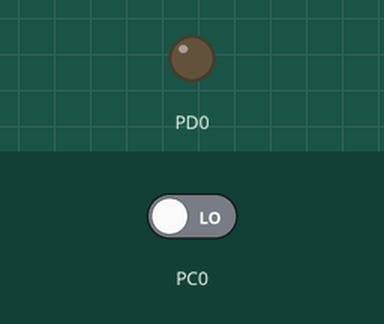
A program run on a simulated ATmega328P, built with avr-gcc and emulated at 8 MHz (the files do not name the chip). Shown: output pins drawn as LEDs (lit = HIGH). Inputs (shaded band) come from the test bench; at power-on: PC0 LOW.

Above: at 1.2 s.
1.3 s: PC0 driven HIGH
At 1.8 s:
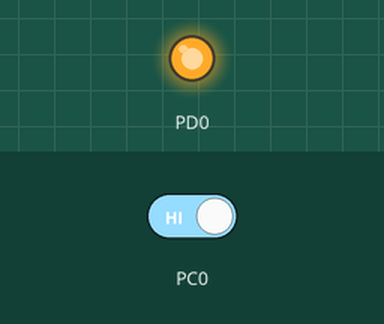
2.8 s: PC0 driven LOW
At 4.2 s:
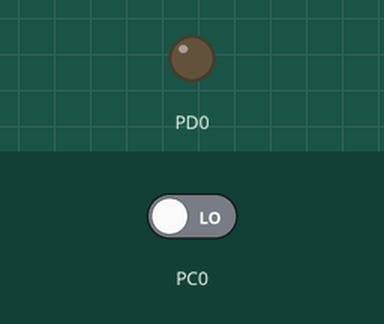
Timing chart, 0 to 5.8 s (numbered marks = the images above; inputs shaded):
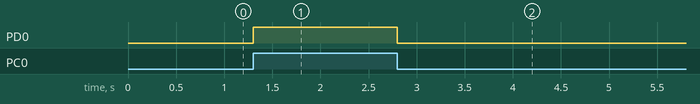

Measured:
- after the input at 1.3 s, PD0: LOW → HIGH at once
- after the input at 2.8 s, PD0: HIGH → LOW at once

The program:

main.cpp
```cpp
#define F_CPU 8000000
#include <avr/io.h>


int main(void)
{
	DDRD=0b1;
    while (1)
    {
		if (PINC&(0b1))
		{PORTD=0b1;
		}
		else
		{PORTD=0b0;
		}
    }
}
```
